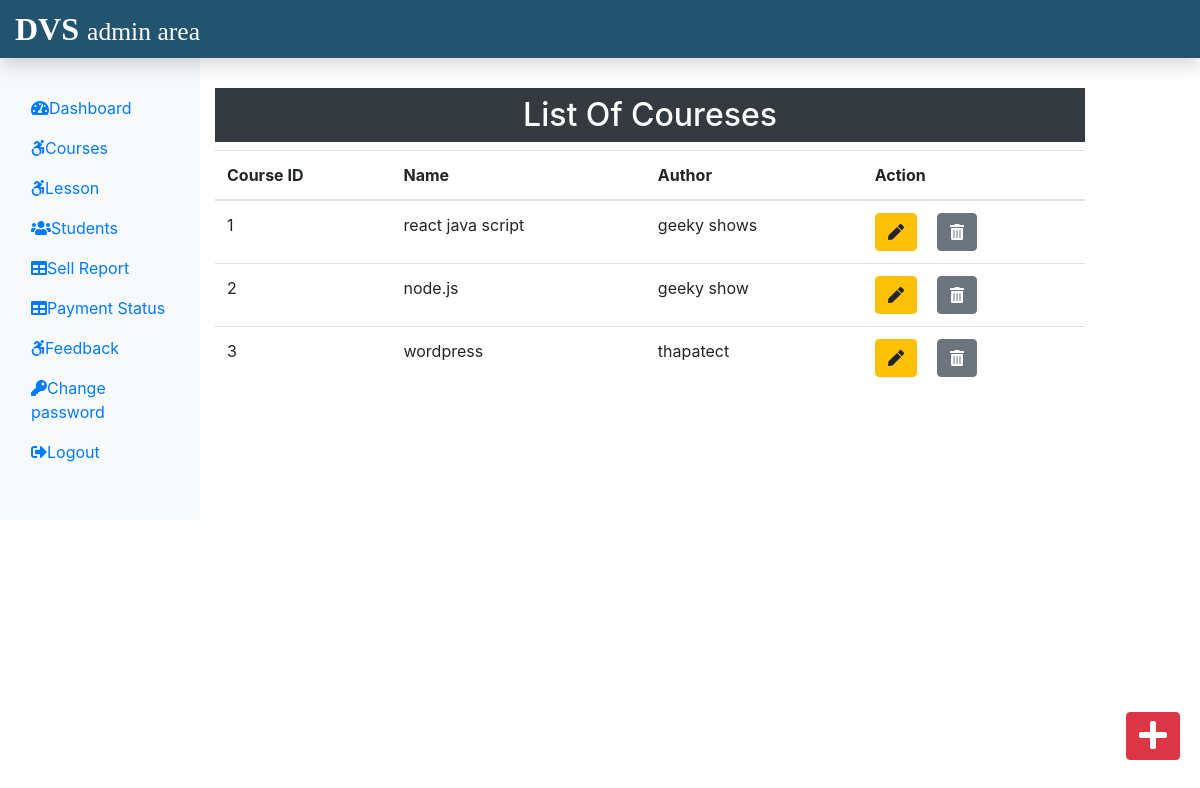
The page /admin/courses.php (signed in) on the database its author committed.
### tables this page shows
CREATE TABLE `course` (
  `c_id` int(11) NOT NULL,
  `c_name` text NOT NULL,
  `c_desc` text NOT NULL,
  `c_author` varchar(255) NOT NULL,
  `c_img` text NOT NULL,
  `c_duration` text NOT NULL,
  `c_price` int(11) NOT NULL,
  `c_org_price` int(11) NOT NULL
);

### admin/courses.php (the view, shortened to what this page needs)
<?php
include('../admin/admininclude/header.php');
include('../dbconn.php');
?>
<div class="col-sm-9 mt-5">
<h2 class="bg-dark text-white p-2" style="text-align:center;">List Of Coureses</h2>
<?php
$sql="SELECT*FROM course";
$result=$conn->query($sql);
if($result->num_rows>0){
?>
<table class="table">
<thead >
<tr>
<th scope="col"> Course ID</th>
<th scope="col">Name</th>
<th scope="col">Author</th>
<th scope="col">Action</th>
</tr>
</thead>
<tbody><?php
$count=1;
while($row=$result->fetch_assoc()){
  echo '<tr>';
 echo'<td>'.$count.'</td>';
 echo  '<td>'.$row['c_name'].'</td>';
 echo '<td>'.$row['c_author'].'</td>';
 echo' <td>';
 echo'<form action="editcourse.php" method="Post" class="d-inline">
 <input type="hidden" name="id" value='.$row["c_id"].'>
<button  type="submit" class="btn btn-warning mr-3" name="view" value="view"><i class="fas fa-pen"></i>
</button>
</form>
<form action="" method="Post" class="d-inline">
<input type="hidden" name="id" value='.$row["c_id"].'>
<button  type="submit" class="btn btn-secondary" name="delete" value="delete"><i class="fas fa-trash-alt"></i></button>
</form>
</td>
 </tr>';
 $count++;
}
 ?>
</tbody>
</table>
<?php }else{
  echo "0 results";
}
?>
</div>
</div>
<div>
<a class=" btn btn-danger box" href="./addcourse.php"><i class="fas fa-plus fa-2x"></i></a>
</div>
<?php
include('../admin/admininclude/footer.php');
?>

### css/all.css (style rules this page uses)
.fa-2x { font-size: 2em; }
.fa-pen:before { content: "\f304"; }
.fa-plus:before { content: "\f067"; }
.fa-trash-alt:before { content: "\f2ed"; }

### css/adminstyle.css (style rules this page uses)
.box { position: fixed; bottom: 10px; right:20px; margin-bottom:30px; }

### rows shown on the page
course: c_name "react java script", c_author "geeky shows"
course: c_name "node.js", c_author "geeky show"
course: c_name "wordpress", c_author "thapatect"
